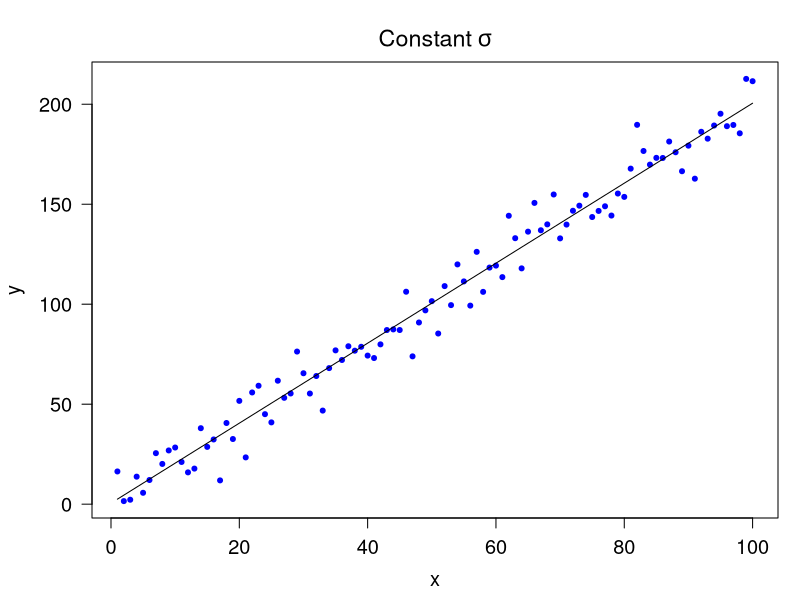
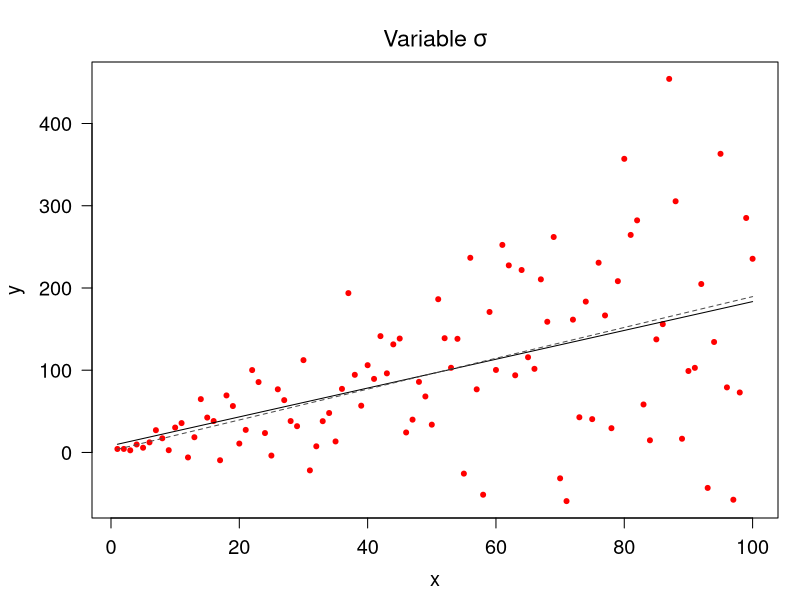
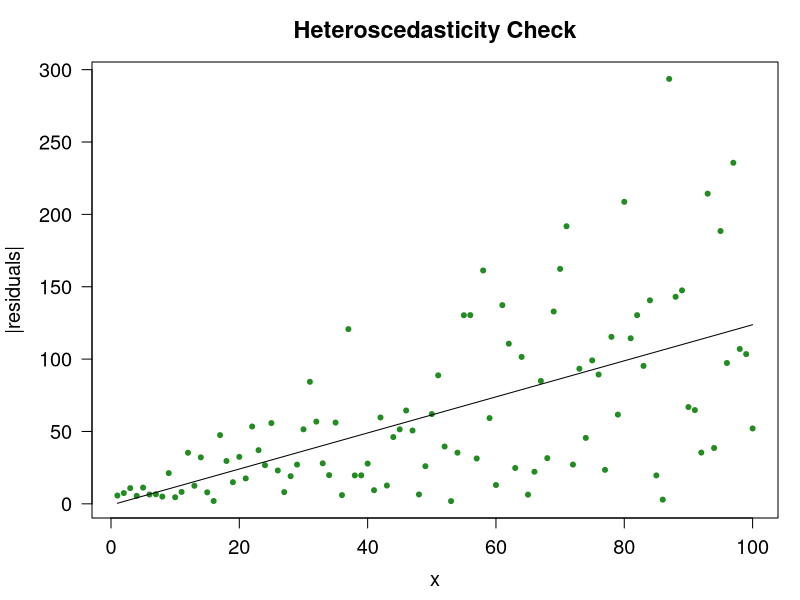

Source code (R) for these figures, in order:
library(knitr)

set.seed(68)

m = 2
l = 100
sig = 10
min_sig = 2
max_sig = 150
var_sig = seq(min_sig,max_sig,length.out = l)

x = seq(1,l)
y = rnorm(l,m*x,sig)
yvar = rnorm(l,m*x,var_sig)

data = data.frame(x,y)
datavar = data.frame(x,yvar)

reg = lm(y ~ x,data)
regvar = lm(yvar ~ x,datavar)

yfit = reg$coefficients[2]*x + reg$coefficients[1]
yfitvar = regvar$coefficients[2]*x + regvar$coefficients[1]

datares = data.frame(x,abs(regvar$residuals))
resreg = lm(abs(regvar$residuals) ~ x,datares)
yfitres = resreg$coefficients[2]*x + resreg$coefficients[1]
w = 1/yfitres

weightreg = lm(yvar ~ x,datavar,weights=w)
weightfit = weightreg$coefficients[2]*x + weightreg$coefficients[1]

pdf('plots/constsigma.pdf',width=8,height=8)
par(cex.lab=1.2,cex.main=1.4,cex.axis=1.2,family="Helvetica",mar=c(4,4.5,3,1)+0.1)
plot(x,y,pch=20,col='blue',las=1,main='',xlab='',ylab='')
lines(x,yfit)
title(main=expression(paste('Constant ',sigma)),line=1.2)
title(ylab='y',line=3.4)
title(xlab='x',line=2.6)
dev.off()

pdf('plots/varsigma.pdf',width=8,height=8)
par(cex.lab=1.2,cex.main=1.4,cex.axis=1.2,family="Helvetica",mar=c(4,4.5,3,1)+0.1)
plot(x,yvar,pch=20,col='red',las=1,main='',xlab='',ylab='')
lines(x,yfitvar)
lines(x,weightfit,col='gray30',lty='dashed')
title(main=expression(paste('Variable ',sigma)),line=1.2)
title(ylab='y',line=3.4)
title(xlab='x',line=2.6)
dev.off()

pdf('plots/heteroscedasticity.pdf',width=8,height=8)
par(cex.lab=1.2,cex.main=1.4,cex.axis=1.2,family="Helvetica",mar=c(4,4.5,3,1)+0.1)
plot(x,abs(regvar$residuals),pch=20,col='forestgreen',las=1,main='',xlab='',ylab='')
lines(x,yfitres)
title(main='Heteroscedasticity Check',line=1.2)
title(ylab='|residuals|',line=3.4)
title(xlab='x',line=2.6)
dev.off()